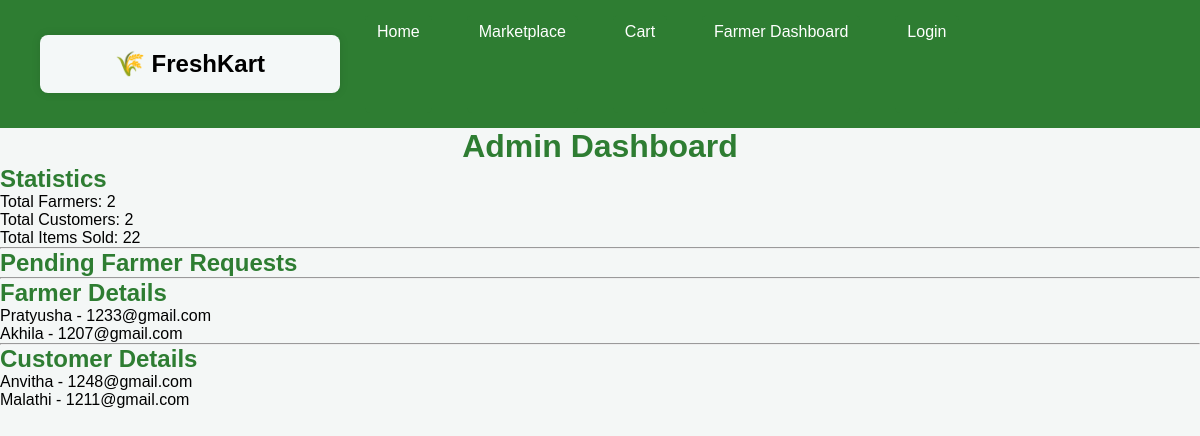
Page /admin_dashboard (signed in) on the committed database.
### tables this page shows
CREATE TABLE users(
        id INTEGER PRIMARY KEY AUTOINCREMENT,
        name TEXT,
        email TEXT,
        password TEXT,
        role TEXT,
        approved INTEGER DEFAULT 0
    );

### app.py (the view)
@app.route("/admin_dashboard")
def admin_dashboard():
    if "admin" not in session:
        return redirect("/admin_login")
    conn = get_db()
    cur = conn.cursor()
    cur.execute("SELECT COUNT(*) FROM users WHERE role='farmer'")
    farmers = cur.fetchone()[0]
    cur.execute("SELECT COUNT(*) FROM users WHERE role='customer'")
    customers = cur.fetchone()[0]
    cur.execute("SELECT SUM(quantity) FROM orders WHERE status='delivered'")
    sold = cur.fetchone()[0]
    cur.execute("SELECT * FROM users WHERE role='farmer' AND approved=0")
    pending = cur.fetchall()
    cur.execute("SELECT * FROM users WHERE role='farmer'")
    farmer_details = cur.fetchall()
    cur.execute("SELECT * FROM users WHERE role='customer'")
    customer_details = cur.fetchall()
    return render_template(
        "admin_dashboard.html",
        farmers=farmers,
        customers=customers,
        sold=sold,
        pending=pending,
        farmer_details=farmer_details,
        customer_details=customer_details
    )

### app.py (called while the page is built)
def get_db():
    conn = sqlite3.connect("database.db")
    conn.row_factory = sqlite3.Row
    return conn

### templates/admin_dashboard.html (shortened to what this page needs)
<!DOCTYPE html>
<html>
<head>
{% include "navbar.html" %}
<link rel="stylesheet" href="{{ url_for('static', filename='style.css') }}">
</head>
<body>
<h1>Admin Dashboard</h1>
<h2>Statistics</h2>
<p>Total Farmers: {{farmers}}</p>
<p>Total Customers: {{customers}}</p>
<p>Total Items Sold: {{sold}}</p>
<hr>
<h2>Pending Farmer Requests</h2>
<hr>
<h2>Farmer Details</h2>
{% for f in farmer_details %}
<p>{{f[1]}} - {{f[2]}}</p>
{% endfor %}
<hr>
<h2>Customer Details</h2>
{% for c in customer_details %}
<p>{{c[1]}} - {{c[2]}}</p>
{% endfor %}
</body>
</html>

### static/style.css (style rules this page uses)
body { font-family: Arial, Helvetica, sans-serif; margin:0; padding:0; background:#f4f7f6; }
h1 { text-align:center; color:#2e7d32; }
h2 { color:#2e7d32; }
* { margin:0; padding:0; box-sizing:border-box; }
body { font-family:Arial, Helvetica, sans-serif; }

### rows in the picture
users: name "Pratyusha", email "1233@gmail.com"
users: name "Akhila", email "1207@gmail.com"
users: name "Anvitha", email "1248@gmail.com"
users: name "Malathi", email "1211@gmail.com"

### other values in the picture
{{ farmers }} "2"
{{ customers }} "2"
{{ sold }} "22"
